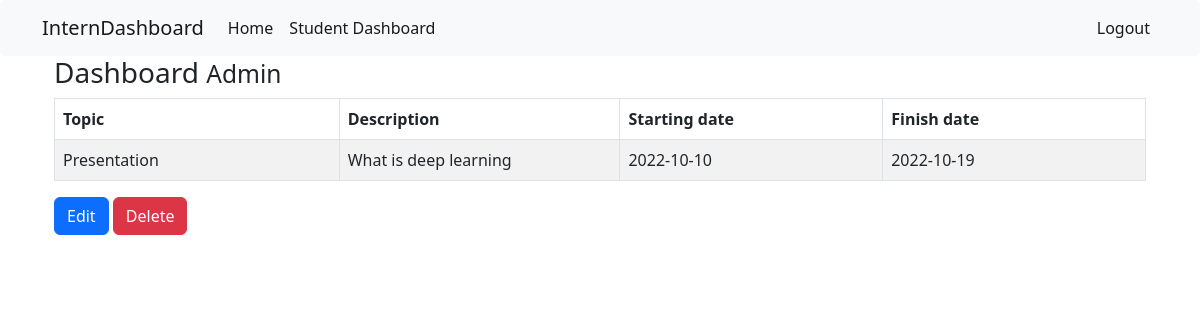
Screenshot of /temp_dashboard/1/Unit testing (signed in) with the database file from the repository.
### interndashboard/models.py (models this page shows, shortened)
class Topic_create(db.Model):
    id = db.Column(db.Integer, primary_key=True)
    topics = db.Column(db.String(250), nullable=False)
    description = db.Column(db.String(500), nullable=False)
    startingdate = db.Column(db.Date, nullable=False)
    finishdate = db.Column(db.Date, nullable=False)
    studentnumber = db.Column(db.Integer, db.ForeignKey(
        'user.studentnumber'), nullable=False)
    user = db.relationship('User', backref=db.backref(
        'users_topic_create', lazy=True))

### interndashboard/users/utils.py (the view)
@utils.route('/temp_dashboard/<id>/<topics>')
@login_required
def dashboard_manipulate(topics, id):
    results = Topic_create.query.filter_by(id=id).first()
    return render_template('dashboard_manipulate.html', outputs=results)

### interndashboard/users/routes.py (called while the page is built)
def login_required(f):
    @wraps(f)
    def decorated_function(*args, **kwargs):
        if 'loggedin' in session:
            return f(*args, **kwargs)
        flash("Unauthorized access, please sign in!", 'danger')
        return redirect(url_for('users.signin'))
    return decorated_function

### interndashboard/templates/dashboard_manipulate.html
{% extends 'index.html' %}
{% block body %}
<div hx-target="this" hx-swap="outerHTML" class="container">
    <h3>Dashboard <small> {{session['firstname']}} </small></h3>
    <table class="table table-striped table-bordered">
        <thead>
            <tr>
                <th class="col-sm-1">Topic</th>
                <th class="col-sm-1">Description</th>
                <th class="col-sm-1">Starting date</th>
                <th class="col-sm-1">Finish date</th>
            </tr>
        </thead>
        <tbody>
            <tr>
                <td class="col-sm-1">{{outputs.topics}}</td>
                <td class="col-sm-1">{{outputs.description}}</td>
                <td class="col-sm-1">{{outputs.startingdate}}</td>
                <td class="col-sm-1">{{outputs.finishdate}}</td>
            </tr>
        </tbody>
    </table>
    <div>
        <a href="/edit/{{outputs.id}}/{{outputs.topics}}" class="btn btn-primary">Edit</a>
        <a href="{{url_for('utils.delete', id=outputs.id, topics=outputs.topics)}}" class="btn btn-danger">Delete</a>
    </div>
</div>
{% endblock %}

### rows the page displays
Topic_create: topics "Presentation", description "What is deep learning", startingdate "2022-10-10", finishdate "2022-10-19"

### other values shown
{{ session['firstname'] }} "Admin"
